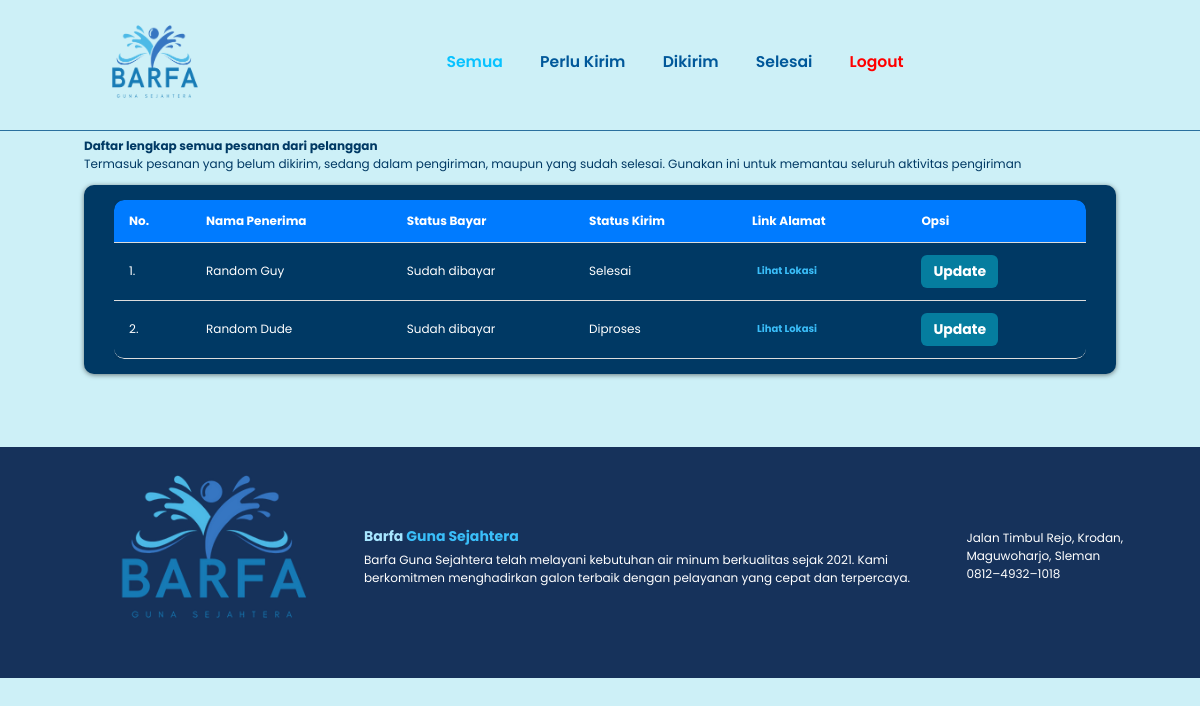
Page /kurir/semua.php (signed in) on the committed database.
### tables this page shows
CREATE TABLE `pesanan` (
  `id_pesanan` int(11) NOT NULL,
  `username` varchar(15) NOT NULL,
  `nama` varchar(40) NOT NULL,
  `email` varchar(30) NOT NULL,
  `no_hp` char(15) NOT NULL,
  `alamat` varchar(200) NOT NULL,
  `link` varchar(150) NOT NULL,
  `status_bayar` varchar(15) NOT NULL,
  `status_kirim` varchar(15) NOT NULL,
  `total_harga` float NOT NULL,
  `tanggal_pesan` date NOT NULL DEFAULT curdate(),
  `metode_bayar` varchar(10) NOT NULL,
  `bukti_bayar` varchar(100) NOT NULL
);

### kurir/semua.php (the view, shortened to what this page needs)
<?php
  include '../koneksi.php';
?>
<!DOCTYPE html>
<html lang="en">
<head>
  <link rel="stylesheet" href="font_awesome/css/font-awesome.min.css">
</head>
<body>
  <nav class="navbar">
    <a class="navbar-brand" href="#">
        <img src="../img/logo_barfa.png" alt="logo" width="130" height="80" />
    </a>
    <div class="navbar-nav">
      <a href="semua.php" style="color: #08C2FF;">Semua</a>
      <a href="perlukirim.php">Perlu Kirim</a>
      <a href="dikirim.php">Dikirim</a>
      <a href="selesai.php">Selesai</a>
      <a href="logout.php" style="color: red;">Logout</a>
    </div>
  </nav>
  <section class="page-keranjang">
    <div class="container">
    <h4 style="color: #003964;">Daftar lengkap semua pesanan dari pelanggan</h4>
    <p style="color: #003964; margin-bottom: 1rem;">Termasuk pesanan yang belum dikirim, sedang dalam pengiriman, maupun yang sudah selesai. Gunakan ini untuk memantau seluruh aktivitas pengiriman</p>
      <div class="breadcrumb">
        <div class="card-body">
          <div class="table-responsive">
          <table class="table" id="tables">
              <thead style="text-align: left;">
                  <tr>
                      <th>No.</th>
                      <th>Nama Penerima</th>
                      <th>Status Bayar</th>
                      <th>Status Kirim</th>
                      <th>Link Alamat</th>
                      <th>Opsi</th>
                  </tr>
              </thead>
              <tbody>
              <?php
                $no = 1;
                $query = "SELECT * from pesanan";
                $result = mysqli_query($connect, $query);
                while ($row = mysqli_fetch_assoc($result)) {
                ?>
                  <tr style="text-align:left;">
                    <td><?php echo $no++; ?>.</td>
                    <td><?php echo $row['nama']; ?></td>
                    <td><?php echo $row['status_bayar']; ?></td>
                    <td><?php echo $row['status_kirim']; ?></td>
                    <td>
                        <a href="<?php echo htmlspecialchars($row['link']); ?>" target="_blank" style="color: #3ABEF9;">Lihat Lokasi</a>
                    </td>
                    <td>
                        <a href="update.php?id_pesanan=<?php echo $row['id_pesanan']; ?>" class="btn-detail">Update
                        </a>
                    </td>
                  </tr>
                  <?php
                    }
                  ?>
              </tbody>
          </table>
          </div>
        </div>
    </div>
  </div>
  </section>
<footer>
  <div class="footer-barfa">
    <div class="logo">
      <img src="../img/logo_barfa.png" alt="Logo Barfa">
    </div>
    <div class="barfa-description">
      <h3>Barfa <span>Guna Sejahtera</span></h3>
      <p>Barfa Guna Sejahtera telah melayani kebutuhan air minum berkualitas sejak 2021.
      Kami berkomitmen menghadirkan galon terbaik dengan pelayanan yang cepat dan terpercaya.</p>
    </div>
    <div class="barfa-ikon">
      <p><i data-feather="map-pin"></i>  Jalan Timbul Rejo, Krodan, Maguwoharjo, Sleman</p>
      <p><i data-feather="phone"></i>  0812–4932–1018</p>
    </div>
  </div>
  </footer>
</body>
</html>

### kurir/semua.php (style rules this page uses)
:root { --primary: #39BEF9; --bg: #cdf0f7; }
* { margin: 0; padding: 0; box-sizing: border-box; outline: none; border: none; text-decoration: none; }
html { scroll-behavior: smooth; }
body { font-family: 'Poppins', sans-serif; position: relative; z-index: 0; color: #fff; background-color: var(--bg); overflow-x: hidden; }
.navbar { display: flex; justify-content: space-between; align-items: center; padding: 1.4rem 7%; border-bottom: 0.5px solid #2a709e; position: fixed; top: 0; left: 0; right: 0; z-index: 9999; }
.navbar .navbar-nav a { color: #00589A; display: inline-block; font-size: 1.3rem; font-weight: 510; margin: 0 1rem; }
.navbar .navbar-nav a::after { content: ''; display: block; padding-bottom: 0.5rem; border-bottom: 0.1rem solid var(--primary); transform: scaleX(0); transition: 0.2s linear; }
.page-keranjang { margin: 2rem 0; margin-top: 10rem; padding: 1.4rem 7%; }
.breadcrumb { padding: 15px 30px; margin-bottom: 20px; background-color: #003964; border-radius: 10px; box-shadow: 0 1px 5px rgba(0, 0, 0, .5); text-align: center; }
.card-body { color: #fff; }
.table { width: 100%; border-collapse: separate; border-spacing: 0; overflow: hidden; border-radius: 10px; box-shadow: 0 2px 8px rgba(0,0,0,0.1); }
.table-responsive { width: 100%; overflow-x: auto; -webkit-overflow-scrolling: touch; }
.table thead tr:first-child th:first-child { border-top-left-radius: 10px; }
.table thead tr:first-child th:last-child { border-top-right-radius: 10px; }
.table tbody tr:last-child td:first-child { border-bottom-left-radius: 10px; }
.table tbody tr:last-child td:last-child { border-bottom-right-radius: 10px; }
.table thead { background-color: #007bff; color: #fff; }
.table th, .table td { padding: 12px 15px; border-bottom: 1px solid #ddd; }
a { display: inline-flex; align-items: center; padding: 8px 5px; color: white; text-decoration: none; border-radius: 5px; font-size: 10px; font-weight: bold; margin-right: 10px; transition: background-color 0.3s ease, transform 0.3s ease; }
.btn-detail { background-color: #057D9F; color: white; border: none; padding: 6px 12px; border-radius: 6px; text-decoration: none; font-size: 14px; transition: background-color 0.3s ease; display: inline-block; }
footer { background-color: #16325B; text-align: center; padding: 1rem 0 2rem; margin-top: 3rem; }
.footer-barfa { display: flex; align-items: center; gap: 1rem; background-color: #16325B; padding: 1.4rem 6%; }
.footer-barfa .logo img { max-width: 280px; height: auto; }
.footer-barfa .barfa-description { max-width: 600px; text-align: left; }
.footer-barfa .barfa-ikon { max-width: 600px; text-align: left; margin-left: 0px; }
.footer-barfa .barfa-description h3 { color: #A7E6FF; margin-bottom: 4px; }
.footer-barfa .barfa-description span { color: #3ABEF9; }
@media (max-width: 1366px) { html { font-size: 75%; } }

### rows in the picture
pesanan: nama "Random Guy", status_bayar "Sudah dibayar", status_kirim "Selesai"
pesanan: nama "Random Dude", status_bayar "Sudah dibayar", status_kirim "Diproses"
